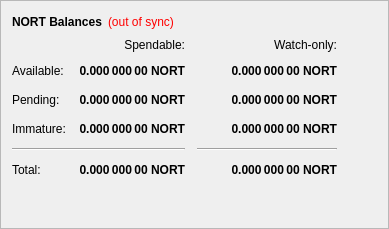
        <widget class="QFrame" name="frame">
         <property name="frameShape">
          <enum>QFrame::StyledPanel</enum>
         </property>
         <property name="frameShadow">
          <enum>QFrame::Raised</enum>
         </property>
         <layout class="QVBoxLayout" name="verticalLayout_4">
          <item>
           <layout class="QHBoxLayout" name="horizontalLayout_4">
            <item>
             <widget class="QLabel" name="label_5">
              <property name="font">
               <font>
                <weight>75</weight>
                <bold>true</bold>
               </font>
              </property>
              <property name="text">
               <string>NORT Balances</string>
              </property>
             </widget>
            </item>
            <item>
             <widget class="QLabel" name="labelWalletStatus">
              <property name="cursor">
               <cursorShape>WhatsThisCursor</cursorShape>
              </property>
              <property name="toolTip">
               <string>The displayed information may be out of date. Your wallet automatically synchronizes with the Northern network after a connection is established, but this process has not completed yet.</string>
              </property>
              <property name="styleSheet">
               <string notr="true">QLabel { color: red; }</string>
              </property>
              <property name="text">
               <string notr="true">(out of sync)</string>
              </property>
              <property name="alignment">
               <set>Qt::AlignLeading|Qt::AlignLeft|Qt::AlignVCenter</set>
              </property>
             </widget>
            </item>
            <item>
             <spacer name="horizontalSpacer_3">
              <property name="orientation">
               <enum>Qt::Horizontal</enum>
              </property>
              <property name="sizeHint" stdset="0">
               <size>
                <width>40</width>
                <height>20</height>
               </size>
              </property>
             </spacer>
            </item>
           </layout>
          </item>
          <item>
           <layout class="QGridLayout" name="gridLayout">
            <property name="spacing">
             <number>12</number>
            </property>
            <item row="2" column="2">
             <widget class="QLabel" name="labelWatchPending">
              <property name="font">
               <font>
                <weight>75</weight>
                <bold>true</bold>
               </font>
              </property>
              <property name="cursor">
               <cursorShape>IBeamCursor</cursorShape>
              </property>
              <property name="toolTip">
               <string>Unconfirmed transactions to watch-only addresses</string>
              </property>
              <property name="text">
               <string notr="true">0.000 000 00 NORT</string>
              </property>
              <property name="alignment">
               <set>Qt::AlignRight|Qt::AlignTrailing|Qt::AlignVCenter</set>
              </property>
              <property name="textInteractionFlags">
               <set>Qt::LinksAccessibleByMouse|Qt::TextSelectableByKeyboard|Qt::TextSelectableByMouse</set>
              </property>
             </widget>
            </item>
            <item row="2" column="1">
             <widget class="QLabel" name="labelUnconfirmed">
              <property name="font">
               <font>
                <weight>75</weight>
                <bold>true</bold>
               </font>
              </property>
              <property name="cursor">
               <cursorShape>IBeamCursor</cursorShape>
              </property>
              <property name="toolTip">
               <string>Total of transactions that have yet to be confirmed, and do not yet count toward the spendable balance</string>
              </property>
              <property name="text">
               <string notr="true">0.000 000 00 NORT</string>
              </property>
              <property name="alignment">
               <set>Qt::AlignRight|Qt::AlignTrailing|Qt::AlignVCenter</set>
              </property>
              <property name="textInteractionFlags">
               <set>Qt::LinksAccessibleByMouse|Qt::TextSelectableByKeyboard|Qt::TextSelectableByMouse</set>
              </property>
             </widget>
            </item>
            <item row="3" column="2">
             <widget class="QLabel" name="labelWatchImmature">
              <property name="font">
               <font>
                <weight>75</weight>
                <bold>true</bold>
               </font>
              </property>
              <property name="cursor">
               <cursorShape>IBeamCursor</cursorShape>
              </property>
              <property name="toolTip">
               <string>Staked or masternode rewards in watch-only addresses that has not yet matured</string>
              </property>
              <property name="text">
               <string notr="true">0.000 000 00 NORT</string>
              </property>
              <property name="alignment">
               <set>Qt::AlignRight|Qt::AlignTrailing|Qt::AlignVCenter</set>
              </property>
              <property name="textInteractionFlags">
               <set>Qt::LinksAccessibleByMouse|Qt::TextSelectableByKeyboard|Qt::TextSelectableByMouse</set>
              </property>
             </widget>
            </item>
            <item row="4" column="0" colspan="2">
             <widget class="Line" name="lineSpendableBalance">
              <property name="orientation">
               <enum>Qt::Horizontal</enum>
              </property>
             </widget>
            </item>
            <item row="4" column="2">
             <widget class="Line" name="lineWatchBalance">
              <property name="sizePolicy">
               <sizepolicy hsizetype="Preferred" vsizetype="Fixed">
                <horstretch>0</horstretch>
                <verstretch>0</verstretch>
               </sizepolicy>
              </property>
              <property name="minimumSize">
               <size>
                <width>140</width>
                <height>0</height>
               </size>
              </property>
              <property name="orientation">
               <enum>Qt::Horizontal</enum>
              </property>
             </widget>
            </item>
            <item row="5" column="0">
             <widget class="QLabel" name="labelTotalText">
              <property name="text">
               <string>Total:</string>
              </property>
             </widget>
            </item>
            <item row="3" column="1">
             <widget class="QLabel" name="labelImmature">
              <property name="font">
               <font>
                <weight>75</weight>
                <bold>true</bold>
               </font>
              </property>
              <property name="cursor">
               <cursorShape>IBeamCursor</cursorShape>
              </property>
              <property name="toolTip">
               <string>Staked or masternode rewards that has not yet matured</string>
              </property>
              <property name="text">
               <string notr="true">0.000 000 00 NORT</string>
              </property>
              <property name="alignment">
               <set>Qt::AlignRight|Qt::AlignTrailing|Qt::AlignVCenter</set>
              </property>
              <property name="textInteractionFlags">
               <set>Qt::LinksAccessibleByMouse|Qt::TextSelectableByKeyboard|Qt::TextSelectableByMouse</set>
              </property>
             </widget>
            </item>
            <item row="2" column="3">
             <spacer name="horizontalSpacer_2">
              <property name="orientation">
               <enum>Qt::Horizontal</enum>
              </property>
              <property name="sizeHint" stdset="0">
               <size>
                <width>40</width>
                <height>20</height>
               </size>
              </property>
             </spacer>
            </item>
            <item row="3" column="0">
             <widget class="QLabel" name="labelImmatureText">
              <property name="text">
               <string>Immature:</string>
              </property>
             </widget>
            </item>
            <item row="5" column="1">
             <widget class="QLabel" name="labelTotal">
              <property name="font">
               <font>
                <weight>75</weight>
                <bold>true</bold>
               </font>
              </property>
              <property name="cursor">
               <cursorShape>IBeamCursor</cursorShape>
              </property>
              <property name="toolTip">
               <string>Your current total balance</string>
              </property>
              <property name="text">
               <string notr="true">0.000 000 00 NORT</string>
              </property>
              <property name="alignment">
               <set>Qt::AlignRight|Qt::AlignTrailing|Qt::AlignVCenter</set>
              </property>
              <property name="textInteractionFlags">
               <set>Qt::LinksAccessibleByMouse|Qt::TextSelectableByKeyboard|Qt::TextSelectableByMouse</set>
              </property>
             </widget>
            </item>
            <item row="5" column="2">
             <widget class="QLabel" name="labelWatchTotal">
              <property name="font">
               <font>
                <weight>75</weight>
                <bold>true</bold>
               </font>
              </property>
              <property name="cursor">
               <cursorShape>IBeamCursor</cursorShape>
              </property>
              <property name="toolTip">
               <string>Current total balance in watch-only addresses</string>
              </property>
              <property name="text">
               <string notr="true">0.000 000 00 NORT</string>
              </property>
              <property name="alignment">
               <set>Qt::AlignRight|Qt::AlignTrailing|Qt::AlignVCenter</set>
              </property>
              <property name="textInteractionFlags">
               <set>Qt::LinksAccessibleByMouse|Qt::TextSelectableByKeyboard|Qt::TextSelectableByMouse</set>
              </property>
             </widget>
            </item>
            <item row="0" column="2">
             <widget class="QLabel" name="labelWatchonly">
              <property name="text">
               <string>Watch-only:</string>
              </property>
              <property name="alignment">
               <set>Qt::AlignRight|Qt::AlignTrailing|Qt::AlignVCenter</set>
              </property>
             </widget>
            </item>
            <item row="1" column="0">
             <widget class="QLabel" name="labelBalanceText">
              <property name="text">
               <string>Available:</string>
              </property>
             </widget>
            </item>
            <item row="1" column="1">
             <widget class="QLabel" name="labelBalance">
              <property name="font">
               <font>
                <weight>75</weight>
                <bold>true</bold>
               </font>
              </property>
              <property name="cursor">
               <cursorShape>IBeamCursor</cursorShape>
              </property>
              <property name="toolTip">
               <string>Your current spendable balance</string>
              </property>
              <property name="text">
               <string notr="true">0.000 000 00 NORT</string>
              </property>
              <property name="alignment">
               <set>Qt::AlignRight|Qt::AlignTrailing|Qt::AlignVCenter</set>
              </property>
              <property name="textInteractionFlags">
               <set>Qt::LinksAccessibleByMouse|Qt::TextSelectableByKeyboard|Qt::TextSelectableByMouse</set>
              </property>
             </widget>
            </item>
            <item row="1" column="2">
             <widget class="QLabel" name="labelWatchAvailable">
              <property name="font">
               <font>
                <weight>75</weight>
                <bold>true</bold>
               </font>
              </property>
              <property name="cursor">
               <cursorShape>IBeamCursor</cursorShape>
              </property>
              <property name="toolTip">
               <string>Your current balance in watch-only addresses</string>
              </property>
              <property name="text">
               <string notr="true">0.000 000 00 NORT</string>
              </property>
              <property name="alignment">
               <set>Qt::AlignRight|Qt::AlignTrailing|Qt::AlignVCenter</set>
              </property>
              <property name="textInteractionFlags">
               <set>Qt::LinksAccessibleByMouse|Qt::TextSelectableByKeyboard|Qt::TextSelectableByMouse</set>
              </property>
             </widget>
            </item>
            <item row="2" column="0">
             <widget class="QLabel" name="labelPendingText">
              <property name="text">
               <string>Pending:</string>
              </property>
             </widget>
            </item>
            <item row="0" column="1">
             <widget class="QLabel" name="labelSpendable">
              <property name="text">
               <string>Spendable:</string>
              </property>
              <property name="alignment">
               <set>Qt::AlignRight|Qt::AlignTrailing|Qt::AlignVCenter</set>
              </property>
             </widget>
            </item>
           </layout>
          </item>
          <item>
           <spacer name="verticalSpacer_4">
            <property name="orientation">
             <enum>Qt::Vertical</enum>
            </property>
            <property name="sizeHint" stdset="0">
             <size>
              <width>20</width>
              <height>40</height>
             </size>
            </property>
           </spacer>
          </item>
         </layout>
        </widget>
